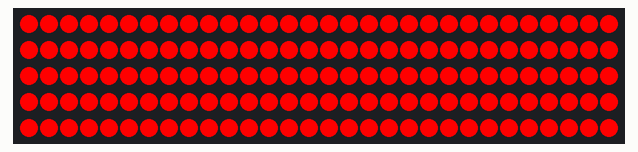
Recording of a sketch running on a simulated Arduino Uno, built with avr-gcc and run on an emulated ATmega328P. Shown: 150 RGB LEDs in strip order, left to right, continuing on the next row.

Above: at 0.1 s.
At 1.1 s:
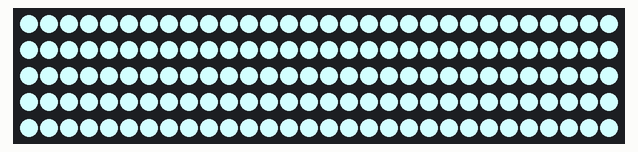
At 2.1 s:
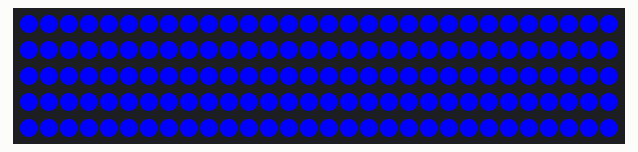
At 4.1 s:
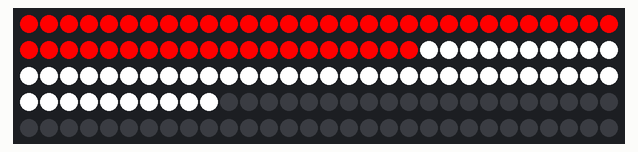
At 10.2 s:
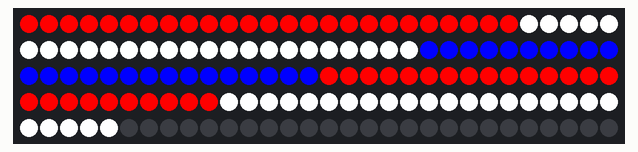
At 21.2 s:
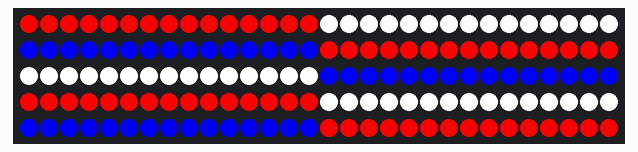

The sketch:

_4th-of-july-long.ino
```cpp
#include <Adafruit_NeoPixel.h>
#define LEDPIN 12 // connect the Data from the strip to this pin on the Arduino
// 5 meter strip at 30 LEDs per meter is 150
// 5 meter strip at 60 LEDs per meter is 240
#define NUMBER_PIXELS 150
// the number of pixels in your LED strip

Adafruit_NeoPixel strip = Adafruit_NeoPixel(NUMBER_PIXELS, LEDPIN, NEO_GRB + NEO_KHZ800);

int halfCount = round( NUMBER_PIXELS / 2);
int thirdCount = round( NUMBER_PIXELS / 3);
int quarterCount = round( NUMBER_PIXELS / 4);
int sixthCount = round( NUMBER_PIXELS / 6);

void setup() {
  strip.begin(); // initialize the strip
  allOff();
}

void loop() {

  // red, white and blue
  allOneColor(255, 0, 0, 1000);
  allOneColor(210, 255, 255, 1000);
  allOneColor(0, 0, 255, 1000);

  oneThirdRedWhiteBlue(1000);

  // divide by div segments and keep on for wait period
  segmentsRedWhiteBlue(6, 1000);
  segmentsRedWhiteBlue(10, 1000);

  // divide by div segments and keep on for wait period
  movingSegmentsRedWhiteBlue(6, 50);

  // color and milliseconds per pixel
  singleRunner(255,0,0, 7);
  singleRunner(255,255,255, 7);
  singleRunner(0,0,255, 7);

  crossRunner(255,0,0, 7);
  crossRunner(255,255,255, 75);
  crossRunner(0,0,255, 7);

  theaterChase(strip.Color(255, 0, 0), 70); // red
  theaterChase(strip.Color(255, 255, 255), 70); // white
  theaterChase(strip.Color(0, 0, 255), 70); // blue

  allOff();
  delay(1000);
};


void allOneColor(uint8_t red, uint8_t green, uint8_t blue, int wait) {
  for (int i=0; i<NUMBER_PIXELS; i++) {
    strip.setPixelColor(i, red, green, blue);
  };
  strip.show();
  delay(wait);
  allOff();
};

void oneThirdRedWhiteBlue(int wait) {

  // 1/3 red
  for (int i=0; i<thirdCount; i++) {
    strip.setPixelColor(i, 255, 0, 0); // red
  };
  strip.show();
  delay(wait);

  // 1/3 white
  for (int i=thirdCount; i < (2 * thirdCount); i++) {
    strip.setPixelColor(i, 255, 255, 255); // white
  };
  strip.show();
  delay(wait);

  // 1/3 white
  for (int i=(2 * thirdCount); i<NUMBER_PIXELS; i++) {
    strip.setPixelColor(i, 0, 0, 255); // blue
  };
  strip.show();
  delay(wait);

  allOff();

};

// div is the number of divisions to light
// div = 6 means 1/6 will be turned on each time
void segmentsRedWhiteBlue(int div , int wait) {
  int pixelsPerSegment = (NUMBER_PIXELS / div);
  // d ranges from 0 to 5
  for (int d=0; d < div; d++) {
    for (int i= d*pixelsPerSegment; i < (d+1)*(pixelsPerSegment); i++) {
      if (!(d % 3))
        strip.setPixelColor(i, 255, 0, 0); //red
        else if (!((d + 1) % 3))
           strip.setPixelColor(i, 0, 0, 255); //blue
           else strip.setPixelColor(i, 255, 255, 255); //white
    };
    strip.show();
    delay(wait);
  };
  allOff();
};

// div is the number of divisions to light up
// div = 6 means 1/6 will be on at any time
void movingSegmentsRedWhiteBlue(int div , int wait) {
  int pixelsPerSegment = (NUMBER_PIXELS / div);
  for (int offset=0; offset< 200; offset++) {
    // d ranges from 0 to div
    for (int d=0; d < div; d++) {
      for (int i= d*pixelsPerSegment; i < (d+1)*(pixelsPerSegment); i++) {
        if (!(d % 3))
          strip.setPixelColor( (i+offset) % NUMBER_PIXELS, 255, 0, 0); //red
          else if (!((d + 1) % 3))
             strip.setPixelColor( (i+offset) % NUMBER_PIXELS, 0, 0, 255); //blue
             else strip.setPixelColor( (i+offset) % NUMBER_PIXELS, 255, 255, 255); //white
      };

    };
    strip.show();
    delay(wait);
  };
};

void singleRunner(uint8_t red, uint8_t green, uint8_t blue, int wait) {
  for (int i=1; i<NUMBER_PIXELS; i++) {
    strip.setPixelColor(i, red, green, blue);
    strip.show();
    delay(wait);
    strip.setPixelColor(i, 0, 0, 0);
  };
};

void crossRunner(uint8_t red, uint8_t green, uint8_t blue, int wait) {
  for (int i=1; i<NUMBER_PIXELS; i++) {
    // turn the first and last on for a wait
    strip.setPixelColor(i, red, green, blue);
    strip.setPixelColor(NUMBER_PIXELS-i-1, red, green, blue);
    delay(wait);
    strip.show();
    // turn them both off
    strip.setPixelColor(i, 0, 0, 0);
    strip.setPixelColor(NUMBER_PIXELS-i-1, 0, 0, 0);
    delay(15);
    strip.show();
  };
};

// Theatre-style crawling lights.
// Change so only 1 in 6 is on
void theaterChase(uint32_t c, uint8_t wait) {
  for (int j=0; j<10; j++) {  //do 10 cycles of chasing
    for (int q=0; q < 6; q++) {
      for (int i=0; i < strip.numPixels(); i=i+6) {
        strip.setPixelColor(i+q, c);    //turn every third pixel on
      }
      strip.show();
      delay(wait);
      for (int i=0; i < strip.numPixels(); i=i+6) {
        strip.setPixelColor(i+q, 0);        //turn every third pixel off
      }
    }
  }
};

// turn all pixels off
void allOff() {
  for (int i=0; i<NUMBER_PIXELS; i++) {
    strip.setPixelColor(i, 0, 0, 0);
  };
  strip.show();
};
```

Measured:
- what the display in image 1 shows lasts 1.0 s, from 1.0 s to 2.0 s
